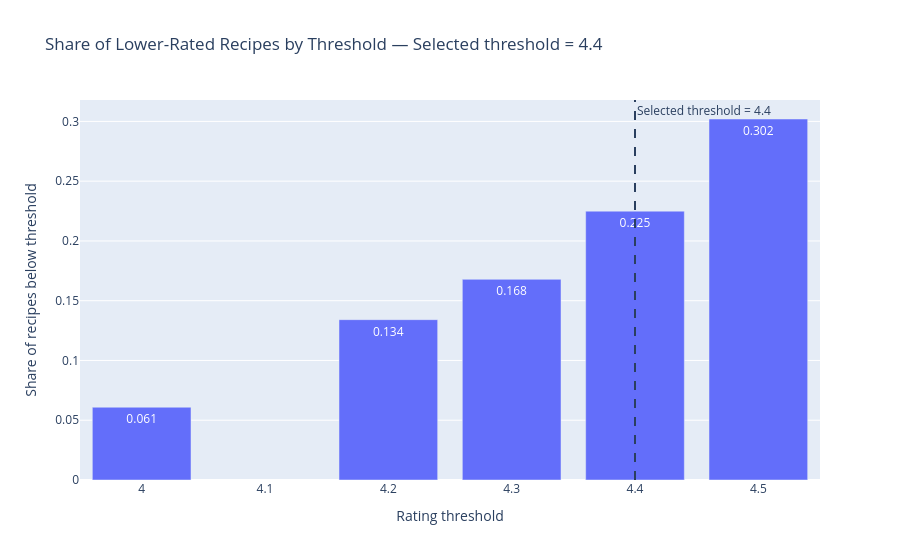

Write notebook code for a chart like this one.
### Markdown cell above
## 5. Compare Possible Rating Thresholds

### Code cell
threshold_options = [4.0, 4.2, 4.3, 4.4, 4.5, selected_threshold]
threshold_options = sorted(set(threshold_options))

threshold_summary = []

for threshold in threshold_options:
    lower_count = (recipe_summary["rating_value"] < threshold).sum()
    total_count = len(recipe_summary)
    lower_share = lower_count / total_count

    threshold_summary.append({
        "threshold": threshold,
        "lower_rated_count": lower_count,
        "total_recipes": total_count,
        "lower_rated_share": lower_share
    })

threshold_summary_df = pd.DataFrame(threshold_summary)

print(threshold_summary_df)

fig = px.bar(
    threshold_summary_df,
    x="threshold",
    y="lower_rated_share",
    text=threshold_summary_df["lower_rated_share"].round(3),
    title=f"Share of Lower-Rated Recipes by Threshold — Selected threshold = {selected_threshold}",
    labels={
        "threshold": "Rating threshold",
        "lower_rated_share": "Share of recipes below threshold"
    }
)

fig.add_vline(
    x=selected_threshold,
    line_dash="dash",
    annotation_text=f"Selected threshold = {selected_threshold}",
    annotation_position="top right"
)

fig.show()

### Figure 1 — Plotly figure (JSON) as saved in the notebook; plotly's stock layout.template omitted (floating-point values rounded to 4 significant figures)
{"data": [{"hovertemplate": "Rating threshold=%{x}<br>Share of recipes below threshold=%{y}<br>text=%{text}<extra></extra>", "legendgroup": "", "marker": {"color": "#636efa", "pattern": {"shape": ""}}, "name": "", "orientation": "v", "showlegend": false, "text": [0.061, 0.134, 0.168, 0.225, 0.302], "textposition": "auto", "type": "bar", "x": [4.0, 4.2, 4.3, 4.4, 4.5], "xaxis": "x", "y": [0.06089, 0.1341, 0.1679, 0.2249, 0.302], "yaxis": "y"}], "layout": {"annotations": [{"showarrow": false, "text": "Selected threshold = 4.4", "x": 4.4, "xanchor": "left", "xref": "x", "y": 1, "yanchor": "top", "yref": "y domain"}], "barmode": "relative", "legend": {"tracegroupgap": 0}, "shapes": [{"line": {"dash": "dash"}, "type": "line", "x0": 4.4, "x1": 4.4, "xref": "x", "y0": 0, "y1": 1, "yref": "y domain"}], "title": {"text": "Share of Lower-Rated Recipes by Threshold — Selected threshold = 4.4"}, "xaxis": {"anchor": "y", "domain": [0, 1], "title": {"text": "Rating threshold"}}, "yaxis": {"anchor": "x", "domain": [0, 1], "title": {"text": "Share of recipes below threshold"}}}}
